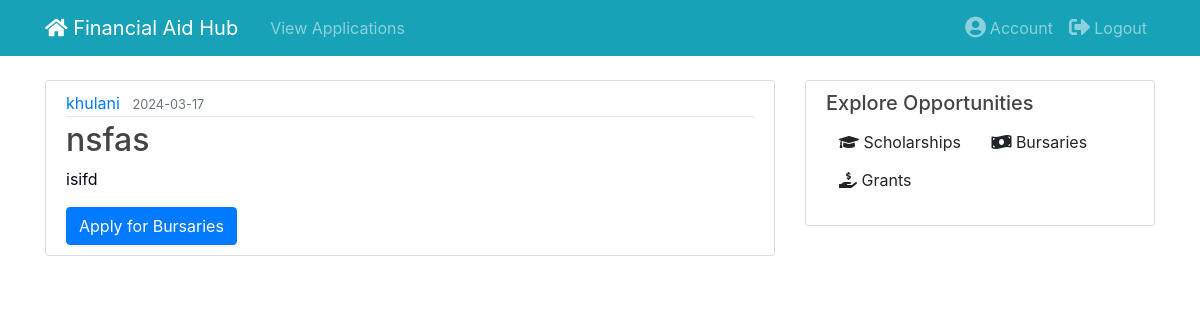
Page /bursaries (signed in) on the committed database.
### app/models.py (models this page shows, shortened)
class Post(db.Model):
    id = db.Column(db.Integer, primary_key=True)
    title = db.Column(db.String(100), nullable=False)
    date_posted = db.Column(db.DateTime, nullable=False, default=datetime.now)
    content = db.Column(db.Text, nullable=False)
    post_type = db.Column(db.String(20), nullable=False)
    application_deadline = db.Column(db.String(50), nullable=False)  # Add application_deadline field
    eligibility_criteria = db.Column(db.Text, nullable=False)  # Add eligibility_criteria field
    funding_amount = db.Column(db.Integer, nullable=False)  # Add funding_amount field
    contact_email = db.Column(db.String(120), nullable=False)  # Add contact_email field
    choose_career = db.Column(db.String(50), nullable=False)  # Add choose_career field
    user_id = db.Column(db.Integer, db.ForeignKey('user.id'), nullable=False)
    applications = db.relationship('Application', backref='post', lazy=True)

class User(db.Model, UserMixin):
    id = db.Column(db.Integer, primary_key=True)
    username = db.Column(db.String(20), nullable=False, unique=True)
    email = db.Column(db.String(80), nullable=False, unique=True)
    password = db.Column(db.String(60), nullable=False)
    role = db.Column(db.String(20), nullable=False)  # Add role field to distinguish between admin and student
    posts = db.relationship('Post', backref='author', lazy=True)
    applications = db.relationship('Application', backref='applicant', lazy=True)  # Add relationship to applications

### app/routes.py (the view)
@app.route('/bursaries')
@login_required
def bursaries():
    bursaries_posts = Post.query.filter_by(post_type='Bursaries').all()
    return render_template('bursaries.html', posts=bursaries_posts)

### app/models.py (called while the page is built)
@login_manager.user_loader
def load_user(user_id):
    return User.query.get(int(user_id))

### app/templates/bursaries.html
{% extends "layout.html" %}
{% block content %}
    {% for post in posts %}
    <article class="media content-section">
        <div class="media-body">
          <div class="article-metadata">
            <a class="mr-2" href="#">{{ post.author.username }}</a>
            <small class="text-muted">{{ post.date_posted.strftime('%Y-%m-%d') }}</small>
          </div>
          <h2><a class="article-title" href="{{ url_for('post', post_id=post.id) }}">{{ post.title }}</a></h2>
          <p class="article-content">{{ post.content }}</p>
          <a href="{{ url_for('apply') }}" class="btn btn-primary">Apply for {{ post.post_type }}</a>
        </div>
      </article>
    {% endfor %}
{% endblock content %}

### app/static/main.css (style rules this page uses)
body { background: #f0f8ff; color: #050515; margin-top: 5rem; overflow-y: auto; }
h1, h2, h3, h4, h5, h6 { color: #444444; }
.content-section { background: #ffffff; padding: 10px 20px; border: 1px solid #dddddd; border-radius: 3px; margin-bottom: 20px; }
.article-title { color: #444444; }
.article-content { white-space: pre-line; }
.article-metadata { padding-bottom: 1px; margin-bottom: 4px; border-bottom: 1px solid #e3e3e3; }
.btn { display: inline-block; font-weight: 400; color: #212529; text-align: center; vertical-align: middle; -webkit-user-select: none; -moz-user-select: none; -ms-user-select: none; user-select: none; background-color: transparent; border: 1px solid transparent; padding: 0.375rem 0.75rem; font-size: 1rem; line-height: 1.5; border-radius: 0.25rem; transition: color 0.15s ease-in-out, background-color 0.15s ease-in-out, border-color 0.15s ease-in-out, box-shadow 0.15s ease-in-out; }
.btn-primary { color: #fff; background-color: #007bff; border-color: #007bff; }

### rows in the picture
Post: author.username "khulani", date_posted "2024-03-17", title "nsfas", content "isifd", post_type "Bursaries"
